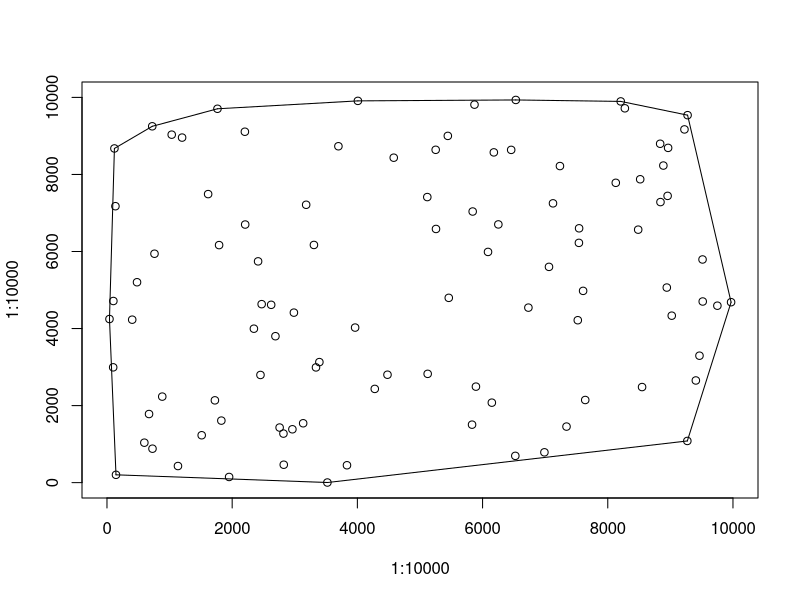

The R script that drew this image:
#! /usr/bin/env Rscript
png("convex.png", width=700, height=700)
plot(1:10000, 1:10000, type="n")
points(40, 4247)
points(99, 2993)
points(102, 4715)
points(119, 8675)
points(135, 7176)
points(144, 203)
points(403, 4230)
points(480, 5202)
points(597, 1037)
points(672, 1781)
points(723, 9250)
points(727, 881)
points(759, 5942)
points(883, 2233)
points(1034, 9033)
points(1134, 431)
points(1200, 8957)
points(1513, 1230)
points(1616, 7490)
points(1724, 2136)
points(1765, 9705)
points(1791, 6166)
points(1827, 1610)
points(1951, 147)
points(2203, 9109)
points(2208, 6700)
points(2347, 3996)
points(2414, 5744)
points(2452, 2795)
points(2471, 4633)
points(2623, 4616)
points(2691, 3801)
points(2758, 1430)
points(2819, 1273)
points(2824, 465)
points(2962, 1385)
points(2986, 4413)
points(3134, 1541)
points(3182, 7213)
points(3306, 6170)
points(3339, 2991)
points(3393, 3129)
points(3521, 3)
points(3697, 8732)
points(3834, 451)
points(3964, 4025)
points(4008, 9910)
points(4278, 2433)
points(4481, 2801)
points(4581, 8435)
points(5117, 7413)
points(5123, 2824)
points(5251, 8640)
points(5256, 6585)
points(5445, 9001)
points(5460, 4797)
points(5832, 1505)
points(5842, 7038)
points(5871, 9812)
points(5894, 2492)
points(6087, 5989)
points(6148, 2076)
points(6180, 8573)
points(6252, 6703)
points(6457, 8638)
points(6523, 695)
points(6531, 9934)
points(6732, 4543)
points(6988, 787)
points(7061, 5601)
points(7125, 7250)
points(7236, 8218)
points(7341, 1455)
points(7521, 4216)
points(7539, 6224)
points(7542, 6602)
points(7606, 4978)
points(7640, 2145)
points(8128, 7783)
points(8207, 9896)
points(8273, 9717)
points(8486, 6567)
points(8518, 7875)
points(8548, 2481)
points(8837, 8797)
points(8842, 7283)
points(8888, 8231)
points(8943, 5064)
points(8956, 7444)
points(8964, 8690)
points(9022, 4334)
points(9225, 9169)
points(9271, 1082)
points(9275, 9539)
points(9407, 2652)
points(9465, 3295)
points(9514, 5793)
points(9517, 4702)
points(9751, 4593)
points(9970, 4684)
segments(40, 4247, 119, 8675)
segments(119, 8675, 723, 9250)
segments(723, 9250, 1765, 9705)
segments(1765, 9705, 4008, 9910)
segments(4008, 9910, 6531, 9934)
segments(6531, 9934, 8207, 9896)
segments(8207, 9896, 9275, 9539)
segments(9275, 9539, 9970, 4684)
segments(9970, 4684, 9271, 1082)
segments(9271, 1082, 3521, 3)
segments(3521, 3, 144, 203)
segments(144, 203, 40, 4247)
dev.off()
